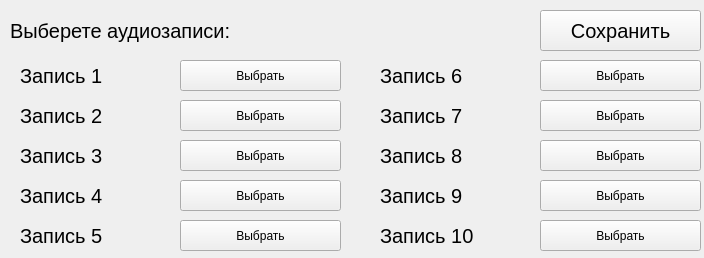
<?xml version="1.0" encoding="UTF-8"?>
<ui version="4.0">
 <class>namesWindow</class>
 <widget class="QMainWindow" name="namesWindow">
  <property name="geometry">
   <rect>
    <x>0</x>
    <y>0</y>
    <width>704</width>
    <height>258</height>
   </rect>
  </property>
  <property name="minimumSize">
   <size>
    <width>704</width>
    <height>258</height>
   </size>
  </property>
  <property name="maximumSize">
   <size>
    <width>704</width>
    <height>258</height>
   </size>
  </property>
  <property name="windowTitle">
   <string>Настройка Имён</string>
  </property>
  <widget class="QWidget" name="centralwidget">
   <widget class="QLabel" name="lbl1">
    <property name="geometry">
     <rect>
      <x>20</x>
      <y>60</y>
      <width>161</width>
      <height>31</height>
     </rect>
    </property>
    <property name="font">
     <font>
      <pointsize>15</pointsize>
     </font>
    </property>
    <property name="text">
     <string>Запись 1</string>
    </property>
   </widget>
   <widget class="QLabel" name="lbl2">
    <property name="geometry">
     <rect>
      <x>20</x>
      <y>100</y>
      <width>161</width>
      <height>31</height>
     </rect>
    </property>
    <property name="font">
     <font>
      <pointsize>15</pointsize>
     </font>
    </property>
    <property name="text">
     <string>Запись 2</string>
    </property>
   </widget>
   <widget class="QLabel" name="lbl3">
    <property name="geometry">
     <rect>
      <x>20</x>
      <y>140</y>
      <width>161</width>
      <height>31</height>
     </rect>
    </property>
    <property name="font">
     <font>
      <pointsize>15</pointsize>
     </font>
    </property>
    <property name="text">
     <string>Запись 3</string>
    </property>
   </widget>
   <widget class="QLabel" name="lbl4">
    <property name="geometry">
     <rect>
      <x>20</x>
      <y>180</y>
      <width>161</width>
      <height>31</height>
     </rect>
    </property>
    <property name="font">
     <font>
      <pointsize>15</pointsize>
     </font>
    </property>
    <property name="text">
     <string>Запись 4</string>
    </property>
   </widget>
   <widget class="QLabel" name="lbl5">
    <property name="geometry">
     <rect>
      <x>20</x>
      <y>220</y>
      <width>161</width>
      <height>31</height>
     </rect>
    </property>
    <property name="font">
     <font>
      <pointsize>15</pointsize>
     </font>
    </property>
    <property name="text">
     <string>Запись 5</string>
    </property>
   </widget>
   <widget class="QLabel" name="lbl10">
    <property name="geometry">
     <rect>
      <x>380</x>
      <y>220</y>
      <width>161</width>
      <height>31</height>
     </rect>
    </property>
    <property name="font">
     <font>
      <pointsize>15</pointsize>
     </font>
    </property>
    <property name="text">
     <string>Запись 10</string>
    </property>
   </widget>
   <widget class="QLabel" name="lbl9">
    <property name="geometry">
     <rect>
      <x>380</x>
      <y>180</y>
      <width>161</width>
      <height>31</height>
     </rect>
    </property>
    <property name="font">
     <font>
      <pointsize>15</pointsize>
     </font>
    </property>
    <property name="text">
     <string>Запись 9</string>
    </property>
   </widget>
   <widget class="QLabel" name="lbl7">
    <property name="geometry">
     <rect>
      <x>380</x>
      <y>100</y>
      <width>161</width>
      <height>31</height>
     </rect>
    </property>
    <property name="font">
     <font>
      <pointsize>15</pointsize>
     </font>
    </property>
    <property name="text">
     <string>Запись 7</string>
    </property>
   </widget>
   <widget class="QLabel" name="lbl8">
    <property name="geometry">
     <rect>
      <x>380</x>
      <y>140</y>
      <width>161</width>
      <height>31</height>
     </rect>
    </property>
    <property name="font">
     <font>
      <pointsize>15</pointsize>
     </font>
    </property>
    <property name="text">
     <string>Запись 8</string>
    </property>
   </widget>
   <widget class="QLabel" name="lbl6">
    <property name="geometry">
     <rect>
      <x>380</x>
      <y>60</y>
      <width>161</width>
      <height>31</height>
     </rect>
    </property>
    <property name="font">
     <font>
      <pointsize>15</pointsize>
     </font>
    </property>
    <property name="text">
     <string>Запись 6</string>
    </property>
   </widget>
   <widget class="QPushButton" name="saveButton">
    <property name="geometry">
     <rect>
      <x>540</x>
      <y>10</y>
      <width>161</width>
      <height>41</height>
     </rect>
    </property>
    <property name="font">
     <font>
      <pointsize>15</pointsize>
     </font>
    </property>
    <property name="text">
     <string>Сохранить</string>
    </property>
   </widget>
   <widget class="QLabel" name="enterlbl">
    <property name="geometry">
     <rect>
      <x>10</x>
      <y>10</y>
      <width>231</width>
      <height>41</height>
     </rect>
    </property>
    <property name="font">
     <font>
      <pointsize>15</pointsize>
     </font>
    </property>
    <property name="text">
     <string>Выберете аудиозаписи:</string>
    </property>
   </widget>
   <widget class="QPushButton" name="song1">
    <property name="geometry">
     <rect>
      <x>180</x>
      <y>60</y>
      <width>161</width>
      <height>31</height>
     </rect>
    </property>
    <property name="text">
     <string>Выбрать</string>
    </property>
   </widget>
   <widget class="QPushButton" name="song2">
    <property name="geometry">
     <rect>
      <x>180</x>
      <y>100</y>
      <width>161</width>
      <height>31</height>
     </rect>
    </property>
    <property name="text">
     <string>Выбрать</string>
    </property>
   </widget>
   <widget class="QPushButton" name="song3">
    <property name="geometry">
     <rect>
      <x>180</x>
      <y>140</y>
      <width>161</width>
      <height>31</height>
     </rect>
    </property>
    <property name="text">
     <string>Выбрать</string>
    </property>
   </widget>
   <widget class="QPushButton" name="song4">
    <property name="geometry">
     <rect>
      <x>180</x>
      <y>180</y>
      <width>161</width>
      <height>31</height>
     </rect>
    </property>
    <property name="text">
     <string>Выбрать</string>
    </property>
   </widget>
   <widget class="QPushButton" name="song5">
    <property name="geometry">
     <rect>
      <x>180</x>
      <y>220</y>
      <width>161</width>
      <height>31</height>
     </rect>
    </property>
    <property name="text">
     <string>Выбрать</string>
    </property>
   </widget>
   <widget class="QPushButton" name="song10">
    <property name="geometry">
     <rect>
      <x>540</x>
      <y>220</y>
      <width>161</width>
      <height>31</height>
     </rect>
    </property>
    <property name="text">
     <string>Выбрать</string>
    </property>
   </widget>
   <widget class="QPushButton" name="song9">
    <property name="geometry">
     <rect>
      <x>540</x>
      <y>180</y>
      <width>161</width>
      <height>31</height>
     </rect>
    </property>
    <property name="text">
     <string>Выбрать</string>
    </property>
   </widget>
   <widget class="QPushButton" name="song6">
    <property name="geometry">
     <rect>
      <x>540</x>
      <y>60</y>
      <width>161</width>
      <height>31</height>
     </rect>
    </property>
    <property name="text">
     <string>Выбрать</string>
    </property>
   </widget>
   <widget class="QPushButton" name="song7">
    <property name="geometry">
     <rect>
      <x>540</x>
      <y>100</y>
      <width>161</width>
      <height>31</height>
     </rect>
    </property>
    <property name="text">
     <string>Выбрать</string>
    </property>
   </widget>
   <widget class="QPushButton" name="song8">
    <property name="geometry">
     <rect>
      <x>540</x>
      <y>140</y>
      <width>161</width>
      <height>31</height>
     </rect>
    </property>
    <property name="text">
     <string>Выбрать</string>
    </property>
   </widget>
  </widget>
 </widget>
 <resources/>
 <connections/>
</ui>
